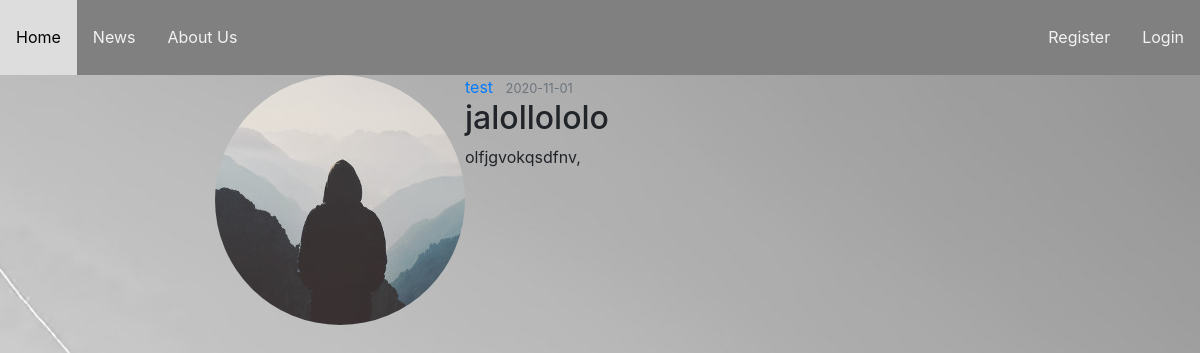
/post/6, run on an earlier commit of the app's database.
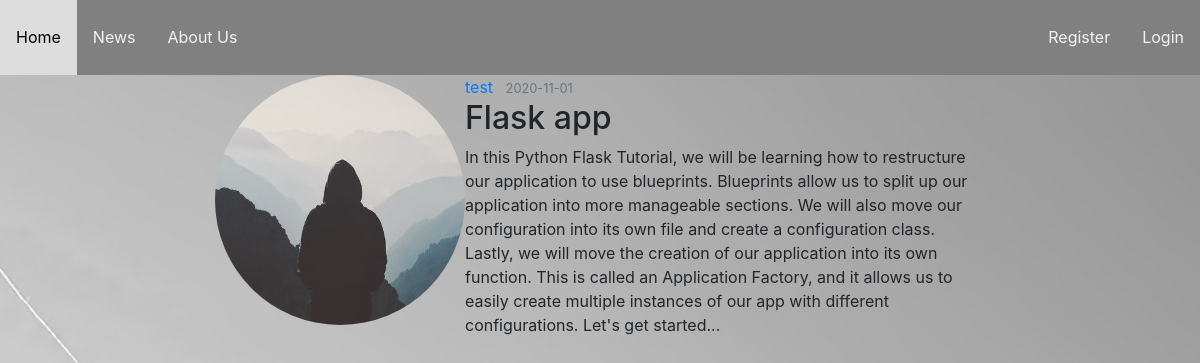
And on a later commit of the database.
### flaskblog/models.py (models this page shows, shortened)
class Post(db.Model ,UserMixin):
    id = db.Column(db.Integer , primary_key = True)
    title = db.Column(db.String(20) , nullable = False )
    content = db.Column(db.Text, nullable = False )
    date_posted = db.Column(db.DateTime , default=datetime.utcnow)
    user_id = db.Column(db.Integer , db.ForeignKey('user.id'))

### flaskblog/posts/routes.py (the view)
@posts.route("/post/<int:post_id>" , methods=['GET','POST'])
def post(post_id):
    post = Post.query.get_or_404(post_id)
    return render_template('post.html' , title = post.id , post = post)

### flaskblog/templates/post.html (shortened to what this page needs)
{% extends 'layout.html' %}
{% block content %}
  <div class="container">
    <article class="media content-section">
      <img class="rounded-circle article-img" src="{{ url_for('static', filename='profile_pics/' + post.author.image_file) }}">
      <div class="media-body">
        <div class="article-metadata">
          <a class="mr-2" href="#">{{ post.author.username }}</a>
          <small class="text-muted">{{ post.date_posted.strftime('%Y-%m-%d') }}</small>
        </div>
        <h2 class="article-title"> {{ post.title }}</h2>
        <p class="article-content">{{ post.content }}</p>
      </div>
    </article>
</div>
{% endblock content %}

What changed in the data, as far as the page shows it:
changed Post: title "jalollololo" → "Flask app"; content "olfjgvokqsdfnv," → "In this Python Flask Tutorial, we will be learning how to restructure our application to use blueprints. Blueprints allow us to split up our application into more manageable sections. We will also move our configuration into its own file and create a configuration class. Lastly, we will move the creation of our application into its own function. This is called an Application Factory, and it allows us to easily create multiple instances of our app with different configurations. Let's get started..."
